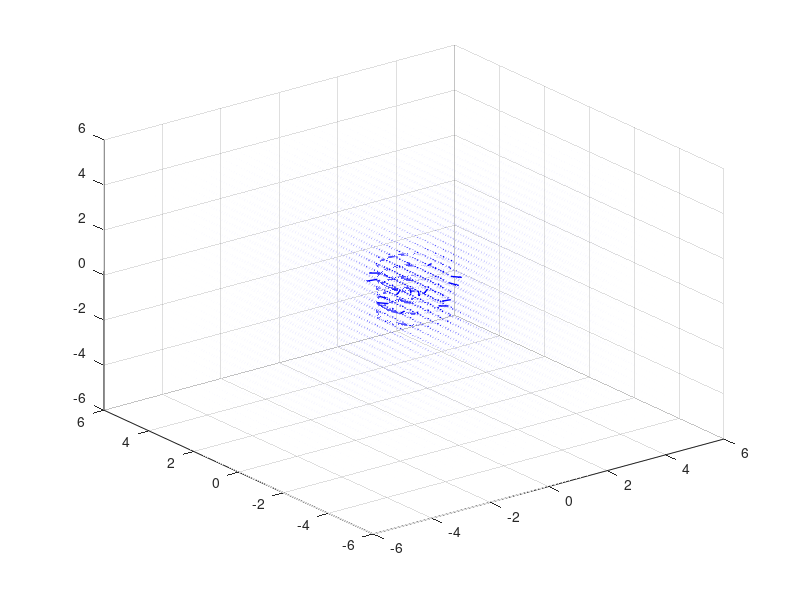
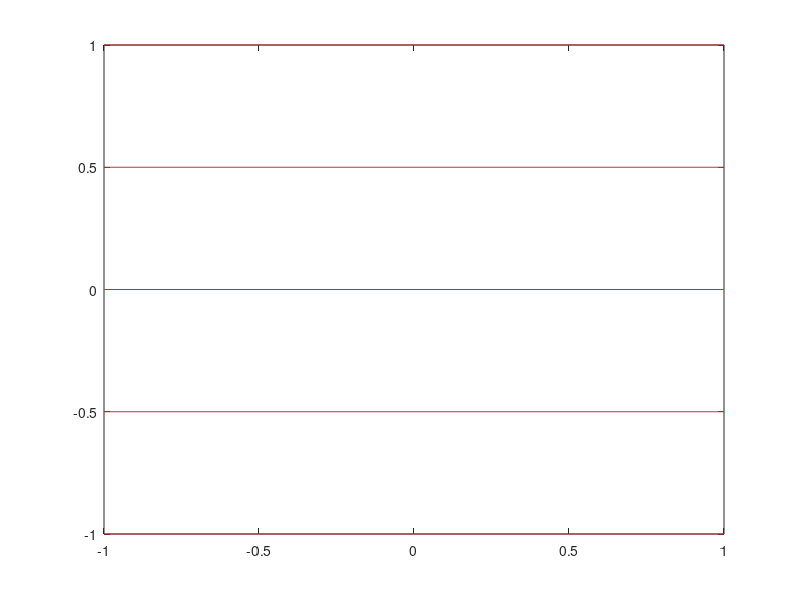

Recreate these plots in MATLAB, in order. (Note: this script raises an error after producing the figures.)
% Segunda entrega
clc;
close all;
%Definiendo Variables constantes
N = 1000; %Número de elementos de corriente
I = 100; %Intensidad de corriente eléctrica (Amperios)
miu = (4*pi) * 10^-7; %Constante de permeabilidad magnética
radio = 1; %radio del aro
num = 5; %numero de aros
d = 0.5; %distancia entre aros
meshgrid_size=5; %valor que puede ser modificado por el usuario, 
%debe de estar de acuerdo a la distancia que recorren las espiras

%Definiendo el espacio del campo 
spacex = linspace(-meshgrid_size, meshgrid_size, 30);
spacey = linspace(-meshgrid_size,meshgrid_size, 30);
spacez = linspace(-meshgrid_size, meshgrid_size,30);
[X,Y,Z] = meshgrid(spacex,spacey,spacez);
d_theta = (2*pi)/N;
theta = 0:d_theta:((2*pi));
Bx_total = zeros(length(spacex), length(spacey), length(spacez));
By_total = zeros(length(spacex), length(spacey), length(spacez));
Bz_total = zeros(length(spacex), length(spacey), length(spacez));
R = sqrt(((X).^2+(Y).^2+(Z).^2));
cte=(miu*I)/(4*pi);
%crear vector de posición en z de los aros
aros = linspace(-((num-1)*d)/2, ((num-1)*d)/2, num);

for j = 1:length(aros)
    for i = 1:length(theta) %ciclo for que vaya por cada elemento de corriente en el aro
        radio_dy = radio*sin(theta(i)); %vector en x del radio X.*theta(i)
        radio_dx = radio*cos(theta(i)); %vector en y del radio
        rx=-d_theta*radio_dy;
        ry=d_theta*radio_dx;
        ri_x = X - radio_dx; %vector del punto en el espacio menos el vector del radio en x
        ri_y = Y - radio_dy; %vector del punto en el espacio menos el vector del radio en y
        ri_z = Z - aros(j); %vector del punto en el espacio menos el vector del radio en z
        ri = sqrt((ri_x.^2)+(ri_y.^2)+(ri_z.^2)); %magnitud de los vectores anteriores
        Bx= (cte *((ry.*ri_z))./(ri.^3)); %se obtiene cada campo en x,y y z
        By= -(cte *((rx.*ri_z))./(ri.^3));
        Bz= (cte*(((rx.*ri_y) - (ry.*ri_x)))./(ri.^3));
        Bx_total = Bx_total + Bx; %se actualia las variables para ser sumadas en cada ciclo
        By_total = By_total + By;
        Bz_total = Bz_total + Bz;
    end
end

%se gráfican los campos
figure;
quiver3(X,Y,Z, Bx_total, By_total, Bz_total,"filled",'b','LineWidth',1)
hold on;

%Graficamos los aros
x = radio * cos(theta);
y = radio * sin(theta);
z = ones(size(theta));

% Graficar las circunferencias en 3D
for j = 1:length(aros)
    z_aros = aros(j) * z; % Vector con la misma longitud que theta y con el valor de aros(j) en cada posición
    plot3(x, y, z_aros, 'b', 'LineWidth', 1.5);
    hold on;
end
hold off

%se grafican los aros en el plano
figure;
rad= [-radio radio];
lx = length(spacex);
origen = round((lx/2));
By1 = squeeze(By_total(:,origen,:));
Bz1 = squeeze(Bz_total(:,origen,:));
col =[204, 41, 54]/255;
for k=1:length(aros)
    y = aros(k);
    j =[y y];
    plot(rad,j,'Color',col);
    hold on;
end

%se grafica el campo a la mitad del plano x
streamslice(spacex,spacez,By1',Bz1');
title("Campo magnético de varios anillos",'FontSize',11)
